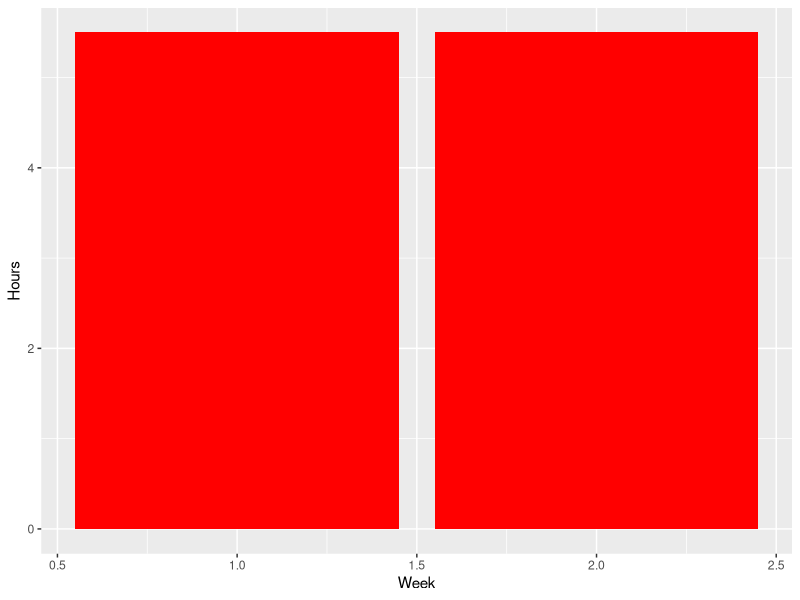
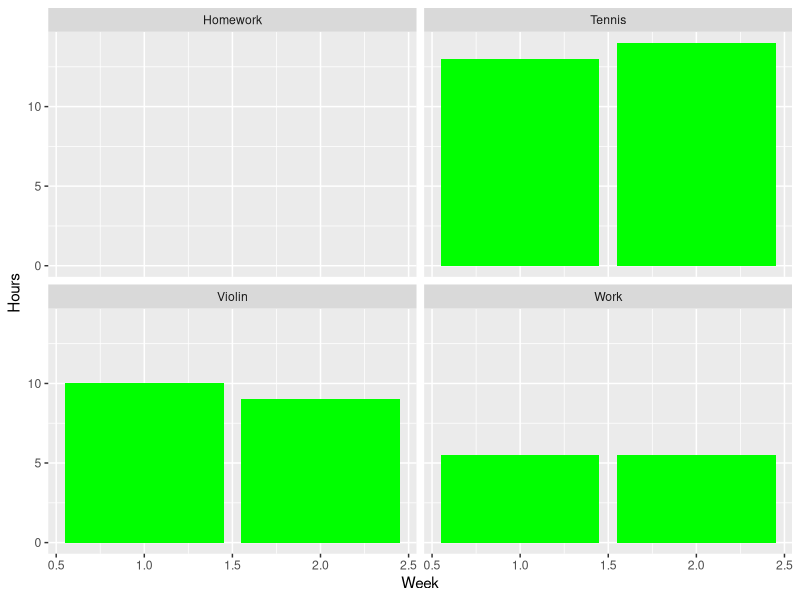
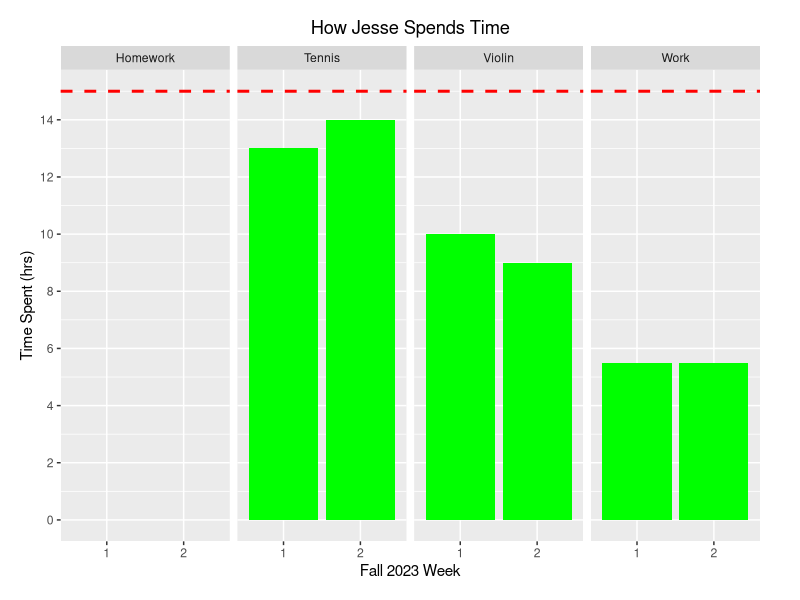

These charts were generated, in order, by the following R code:
library(tidyverse)
JesseTime <- data.frame(Week=c(1,2),Tennis=c(13,14),
                        Violin=c(10,9),Work=c(5.5,5.5),Homework=c(0,0))
JesseTime
g <- ggplot(JesseTime, aes(x=Week,y=Work))
g+geom_bar(stat='identity',fill = "red")+ylab("Hours")
JesseTimeLong <- pivot_longer(JesseTime,cols=-Week,names_to = "measure",
                              values_to = "value")
JesseTimeLong
g <- ggplot(JesseTimeLong, aes(x=Week,y=value))
g+geom_bar(stat='identity',fill = "green")+ylab("Hours")+facet_wrap(~measure)
JesseTime$Week <- factor(JesseTime$Week, levels = JesseTime$Week[order(-JesseTime$Violin)])
JesseTime
JesseTimeLong <- pivot_longer(JesseTime,cols=-Week,names_to = "measure",
                              values_to = "value")
JesseTimeLong
g <- ggplot(JesseTimeLong, aes(x=Week,y=value))
#png(file="JessePlot.png", width=500, height=500)
g+geom_bar(stat='identity',fill = "green")+xlab("Fall 2023 Week")+
  ylab("Time Spent (hrs)")+
  facet_wrap(~measure,ncol=4)+
  scale_y_continuous(breaks = c(0,2,4,6,8,10,12,14,16))+
  ggtitle("How Jesse Spends Time")+theme(plot.title = element_text(hjust = 0.5))+
  geom_hline(yintercept=15, linetype="dashed", color = "red", size=1)+
  theme(plot.margin = unit(c(1,2,1,1), "lines"))
dev.off()
